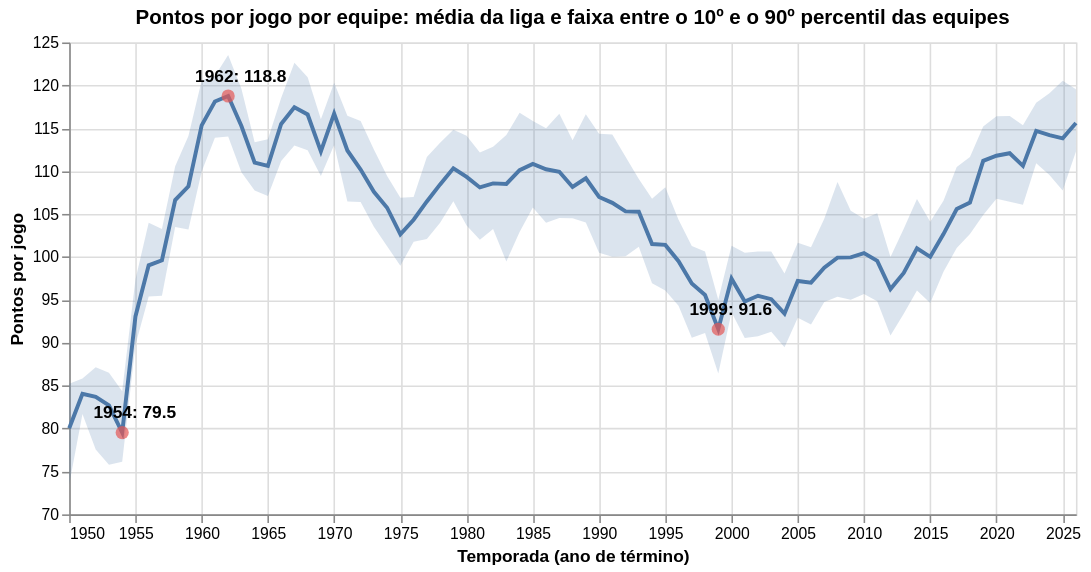

Write notebook code for a chart like this one.
### Markdown cell above
## 4. Q1 — Como a média de pontos por jogo evoluiu ao longo das temporadas?

Calculamos os pontos por jogo de cada equipe e a média da liga. A faixa entre o 10º e o 90º percentil das equipes mostra se o movimento é da liga inteira ou de poucos times.

### Code cell
df_faixa = df_times.groupby("season")["pontos_jogo"].quantile([0.1, 0.9]).unstack().reset_index()
df_faixa.columns = ["season", "p10", "p90"]

df_extremos = df_liga.loc[[df_liga["pontos_jogo"].idxmax(),
                           df_liga["pontos_jogo"].idxmin(),
                           df_liga[df_liga["season"] >= 1962]["pontos_jogo"].idxmin()]].copy()
df_extremos["rotulo"] = df_extremos["season"].astype(int).astype(str) + ": " + df_extremos["pontos_jogo"].round(1).astype(str)

eixo_y = alt.Y("pontos_jogo:Q", title="Pontos por jogo", scale=alt.Scale(zero=False))
grafico_faixa = alt.Chart(df_faixa).mark_area(opacity=0.2).encode(
    x=X_TEMPORADA, y=alt.Y("p10:Q", title="Pontos por jogo", scale=alt.Scale(zero=False)), y2="p90:Q")
grafico_linha = alt.Chart(df_liga).mark_line(strokeWidth=2.5).encode(
    x=X_TEMPORADA, y=eixo_y,
    tooltip=[alt.Tooltip("season:Q", title="Temporada", format="d"),
             alt.Tooltip("pontos_jogo:Q", title="Pontos por jogo", format=".1f")])
grafico_pontos = alt.Chart(df_extremos).mark_point(filled=True, size=70, color="#e45756").encode(x="season:Q", y=eixo_y)
grafico_rotulos = alt.Chart(df_extremos).mark_text(dy=-12, dx=8, fontWeight="bold").encode(
    x="season:Q", y=eixo_y, text="rotulo:N")

(grafico_faixa + grafico_linha + grafico_pontos + grafico_rotulos).properties(
    width=640, height=300,
    title="Pontos por jogo por equipe: média da liga e faixa entre o 10º e o 90º percentil das equipes")

### Figure 1 — Vega-Lite specification as saved in the notebook (floating-point values rounded to 4 significant figures)
{"config": {"view": {"continuousWidth": 300, "continuousHeight": 300}}, "layer": [{"data": {"name": "data-c9cb52019b19585ab915a04237e93a95"}, "mark": {"type": "area", "opacity": 0.2}, "encoding": {"x": {"axis": {"format": "d"}, "field": "season", "scale": {"nice": false, "zero": false}, "title": "Temporada (ano de término)", "type": "quantitative"}, "y": {"field": "p10", "scale": {"zero": false}, "title": "Pontos por jogo", "type": "quantitative"}, "y2": {"field": "p90"}}}, {"data": {"name": "data-dd86cec42d29da4c5bfb68bc1b9776b1"}, "mark": {"type": "line", "strokeWidth": 2.5}, "encoding": {"tooltip": [{"field": "season", "format": "d", "title": "Temporada", "type": "quantitative"}, {"field": "pontos_jogo", "format": ".1f", "title": "Pontos por jogo", "type": "quantitative"}], "x": {"axis": {"format": "d"}, "field": "season", "scale": {"nice": false, "zero": false}, "title": "Temporada (ano de término)", "type": "quantitative"}, "y": {"field": "pontos_jogo", "scale": {"zero": false}, "title": "Pontos por jogo", "type": "quantitative"}}}, {"data": {"name": "data-cd49cc7e6af004286555ec6b2b38fd9b"}, "mark": {"type": "point", "color": "#e45756", "filled": true, "size": 70}, "encoding": {"x": {"field": "season", "type": "quantitative"}, "y": {"field": "pontos_jogo", "scale": {"zero": false}, "title": "Pontos por jogo", "type": "quantitative"}}}, {"data": {"name": "data-cd49cc7e6af004286555ec6b2b38fd9b"}, "mark": {"type": "text", "dx": 8, "dy": -12, "fontWeight": "bold"}, "encoding": {"text": {"field": "rotulo", "type": "nominal"}, "x": {"field": "season", "type": "quantitative"}, "y": {"field": "pontos_jogo", "scale": {"zero": false}, "title": "Pontos por jogo", "type": "quantitative"}}}], "height": 300, "title": "Pontos por jogo por equipe: média da liga e faixa entre o 10º e o 90º percentil das equipes", "width": 640, "$schema": "https://vega.github.io/schema/vega-lite/v6.4.1.json", "datasets": {"data-c9cb52019b19585ab915a04237e93a95": [{"season": 1950, "p10": 73.52, "p90": 85.23}, {"season": 1951, "p10": 81.69, "p90": 85.85}, {"season": 1952, "p10": 77.56, "p90": 87.15}, {"season": 1953, "p10": 75.77, "p90": 86.51}, {"season": 1954, "p10": 76.14, "p90": 84.35}, {"season": 1955, "p10": 89.75, "p90": 97.38}, {"season": 1956, "p10": 95.39, "p90": 104.0}, {"season": 1957, "p10": 95.49, "p90": 103.2}, {"season": 1958, "p10": 103.5, "p90": 110.6}, {"season": 1959, "p10": 103.2, "p90": 114.1}, {"season": 1960, "p10": 110.0, "p90": 120.6}, {"season": 1961, "p10": 113.9, "p90": 121.1}, {"season": 1962, "p10": 114.1, "p90": 123.5}, {"season": 1963, "p10": 109.9, "p90": 119.6}, {"season": 1964, "p10": 107.7, "p90": 113.4}, {"season": 1965, "p10": 107.1, "p90": 113.7}, {"season": 1966, "p10": 111.2, "p90": 118.5}, {"season": 1967, "p10": 113.0, "p90": 122.6}, {"season": 1968, "p10": 112.4, "p90": 120.9}, {"season": 1969, "p10": 109.5, "p90": 116.1}, {"season": 1970, "p10": 113.1, "p90": 120.3}, {"season": 1971, "p10": 106.5, "p90": 116.5}, {"season": 1972, "p10": 106.4, "p90": 115.9}, {"season": 1973, "p10": 103.5, "p90": 112.5}, {"season": 1974, "p10": 101.2, "p90": 109.5}, {"season": 1975, "p10": 98.97, "p90": 106.9}, {"season": 1976, "p10": 101.8, "p90": 107.0}, {"season": 1977, "p10": 102.1, "p90": 111.7}, {"season": 1978, "p10": 104.0, "p90": 113.3}, {"season": 1979, "p10": 106.5, "p90": 114.8}, {"season": 1980, "p10": 103.7, "p90": 114.1}, {"season": 1981, "p10": 102.0, "p90": 112.2}, {"season": 1982, "p10": 103.3, "p90": 112.8}, {"season": 1983, "p10": 99.46, "p90": 114.2}, {"season": 1984, "p10": 102.9, "p90": 116.8}, {"season": 1985, "p10": 105.8, "p90": 115.9}, {"season": 1986, "p10": 104.0, "p90": 115.0}, {"season": 1987, "p10": 104.5, "p90": 116.7}, {"season": 1988, "p10": 104.5, "p90": 113.6}, {"season": 1989, "p10": 104.0, "p90": 116.6}, {"season": 1990, "p10": 100.5, "p90": 114.4}, {"season": 1991, "p10": 100.0, "p90": 114.3}, {"season": 1992, "p10": 100.1, "p90": 111.7}, {"season": 1993, "p10": 101.2, "p90": 109.1}, {"season": 1994, "p10": 96.94, "p90": 106.8}, {"season": 1995, "p10": 96.1, "p90": 108.1}, {"season": 1996, "p10": 94.31, "p90": 104.3}, {"season": 1997, "p10": 90.59, "p90": 101.3}, {"season": 1998, "p10": 91.13, "p90": 100.6}, {"season": 1999, "p10": 86.43, "p90": 95.0}, {"season": 2000, "p10": 93.57, "p90": 101.3}, {"season": 2001, "p10": 90.55, "p90": 100.5}, {"season": 2002, "p10": 90.77, "p90": 100.6}, {"season": 2003, "p10": 91.27, "p90": 100.6}, {"season": 2004, "p10": 89.49, "p90": 98.07}, {"season": 2005, "p10": 92.92, "p90": 101.6}, {"season": 2006, "p10": 92.13, "p90": 101.1}, {"season": 2007, "p10": 94.75, "p90": 104.4}, {"season": 2008, "p10": 95.37, "p90": 108.7}, {"season": 2009, "p10": 95.02, "p90": 105.4}, {"season": 2010, "p10": 95.68, "p90": 104.5}, {"season": 2011, "p10": 94.85, "p90": 105.1}, {"season": 2012, "p10": 90.85, "p90": 99.99}, {"season": 2013, "p10": 93.38, "p90": 103.3}, {"season": 2014, "p10": 96.08, "p90": 106.8}, {"season": 2015, "p10": 94.63, "p90": 104.1}, {"season": 2016, "p10": 98.29, "p90": 106.6}, {"season": 2017, "p10": 101.0, "p90": 110.5}, {"season": 2018, "p10": 102.7, "p90": 111.7}, {"season": 2019, "p10": 104.9, "p90": 115.2}, {"season": 2020, "p10": 106.8, "p90": 116.4}, {"season": 2021, "p10": 106.5, "p90": 116.4}, {"season": 2022, "p10": 106.1, "p90": 115.3}, {"season": 2023, "p10": 110.9, "p90": 118.0}, {"season": 2024, "p10": 109.5, "p90": 119.1}, {"season": 2025, "p10": 107.7, "p90": 120.5}, {"season": 2026, "p10": 112.3, "p90": 119.6}], "data-dd86cec42d29da4c5bfb68bc1b9776b1": [{"season": 1950, "pontos_jogo": 80.04, "tent_quadra_jogo": 83.08, "tent_2pts_jogo": 83.08, "tent_3pts_jogo": 0.0, "tent_ll_jogo": 33.02, "taxa_3pts": null, "pontos_2pts": 56.45, "pontos_3pts": 0.0, "pontos_ll": 23.59, "ritmo": null, "ortg": null, "efg": 0.3404, "ts": 0.4105, "taxa_ll": 0.3991, "perc_turnovers": null, "perc_reb_ofensivo": null, "decada": 1950}, {"season": 1951, "pontos_jogo": 84.06, "tent_quadra_jogo": 83.57, "tent_2pts_jogo": 83.57, "tent_3pts_jogo": 0.0, "tent_ll_jogo": 33.37, "taxa_3pts": null, "pontos_2pts": 59.58, "pontos_3pts": 0.0, "pontos_ll": 24.47, "ritmo": 97.44, "ortg": 85.06, "efg": 0.356, "ts": 0.4276, "taxa_ll": 0.4005, "perc_turnovers": null, "perc_reb_ofensivo": null, "decada": 1950}, {"season": 1952, "pontos_jogo": 83.7, "tent_quadra_jogo": 80.83, "tent_2pts_jogo": 80.83, "tent_3pts_jogo": 0.0, "tent_ll_jogo": 33.24, "taxa_3pts": null, "pontos_2pts": 59.27, "pontos_3pts": 0.0, "pontos_ll": 24.43, "ritmo": 95.12, "ortg": 86.89, "efg": 0.3663, "ts": 0.4384, "taxa_ll": 0.4125, "perc_turnovers": null, "perc_reb_ofensivo": null, "decada": 1950}, {"season": 1953, "pontos_jogo": 82.71, "tent_quadra_jogo": 77.11, "tent_2pts_jogo": 77.11, "tent_3pts_jogo": 0.0, "tent_ll_jogo": 35.89, "taxa_3pts": null, "pontos_2pts": 57.01, "pontos_3pts": 0.0, "pontos_ll": 25.7, "ritmo": 92.41, "ortg": 87.99, "efg": 0.3695, "ts": 0.4451, "taxa_ll": 0.466, "perc_turnovers": null, "perc_reb_ofensivo": null, "decada": 1950}, {"season": 1954, "pontos_jogo": 79.54, "tent_quadra_jogo": 75.36, "tent_2pts_jogo": 75.36, "tent_3pts_jogo": 0.0, "tent_ll_jogo": 33.04, "taxa_3pts": null, "pontos_2pts": 56.12, "pontos_3pts": 0.0, "pontos_ll": 23.42, "ritmo": 90.01, "ortg": 87.47, "efg": 0.372, "ts": 0.4422, "taxa_ll": 0.4391, "perc_turnovers": null, "perc_reb_ofensivo": null, "decada": 1950}, {"season": 1955, "pontos_jogo": 93.07, "tent_quadra_jogo": 86.4, "tent_2pts_jogo": 86.4, "tent_3pts_jogo": 0.0, "tent_ll_jogo": 35.92, "taxa_3pts": null, "pontos_2pts": 66.57, "pontos_3pts": 0.0, "pontos_ll": 26.5, "ritmo": 102.9, "ortg": 89.79, "efg": 0.3854, "ts": 0.4554, "taxa_ll": 0.4161, "perc_turnovers": null, "perc_reb_ofensivo": null, "decada": 1950}, {"season": 1956, "pontos_jogo": 99.03, "tent_quadra_jogo": 91.39, "tent_2pts_jogo": 91.39, "tent_3pts_jogo": 0.0, "tent_ll_jogo": 38.05, "taxa_3pts": null, "pontos_2pts": 70.67, "pontos_3pts": 0.0, "pontos_ll": 28.35, "ritmo": 108.8, "ortg": 90.29, "efg": 0.3866, "ts": 0.458, "taxa_ll": 0.4171, "perc_turnovers": null, "perc_reb_ofensivo": null, "decada": 1950}, {"season": 1957, "pontos_jogo": 99.62, "tent_quadra_jogo": 94.57, "tent_2pts_jogo": 94.57, "tent_3pts_jogo": 0.0, "tent_ll_jogo": 36.94, "taxa_3pts": null, "pontos_2pts": 71.87, "pontos_3pts": 0.0, "pontos_ll": 27.74, "ritmo": 111.1, "ortg": 88.88, "efg": 0.3801, "ts": 0.4496, "taxa_ll": 0.3911, "perc_turnovers": null, "perc_reb_ofensivo": null, "decada": 1950}, {"season": 1958, "pontos_jogo": 106.6, "tent_quadra_jogo": 101.9, "tent_2pts_jogo": 101.9, "tent_3pts_jogo": 0.0, "tent_ll_jogo": 38.29, "taxa_3pts": null, "pontos_2pts": 78.06, "pontos_3pts": 0.0, "pontos_ll": 28.58, "ritmo": 119.7, "ortg": 88.79, "efg": 0.3831, "ts": 0.4491, "taxa_ll": 0.3764, "perc_turnovers": null, "perc_reb_ofensivo": null, "decada": 1950}, {"season": 1959, "pontos_jogo": 108.2, "tent_quadra_jogo": 102.3, "tent_2pts_jogo": 102.3, "tent_3pts_jogo": 0.0, "tent_ll_jogo": 36.3, "taxa_3pts": null, "pontos_2pts": 80.8, "pontos_3pts": 0.0, "pontos_ll": 27.44, "ritmo": 118.9, "ortg": 90.21, "efg": 0.3947, "ts": 0.4577, "taxa_ll": 0.356, "perc_turnovers": null, "perc_reb_ofensivo": null, "decada": 1950}, {"season": 1960, "pontos_jogo": 115.3, "tent_quadra_jogo": 108.7, "tent_2pts_jogo": 108.7, "tent_3pts_jogo": 0.0, "tent_ll_jogo": 35.84, "taxa_3pts": null, "pontos_2pts": 89.01, "pontos_3pts": 0.0, "pontos_ll": 26.32, "ritmo": 126.1, "ortg": 91.08, "efg": 0.4094, "ts": 0.4636, "taxa_ll": 0.3311, "perc_turnovers": null, "perc_reb_ofensivo": null, "decada": 1960}, {"season": 1961, "pontos_jogo": 118.1, "tent_quadra_jogo": 109.4, "tent_2pts_jogo": 109.4, "tent_3pts_jogo": 0.0, "tent_ll_jogo": 37.37, "taxa_3pts": null, "pontos_2pts": 90.72, "pontos_3pts": 0.0, "pontos_ll": 27.4, "ritmo": 127.7, "ortg": 92.12, "efg": 0.4149, "ts": 0.4695, "taxa_ll": 0.3422, "perc_turnovers": null, "perc_reb_ofensivo": null, "decada": 1960}, {"season": 1962, "pontos_jogo": 118.8, "tent_quadra_jogo": 107.7, "tent_2pts_jogo": 107.7, "tent_3pts_jogo": 0.0, "tent_ll_jogo": 37.06, "taxa_3pts": null, "pontos_2pts": 91.8, "pontos_3pts": 0.0, "pontos_ll": 26.96, "ritmo": 126.2, "ortg": 93.61, "efg": 0.426, "ts": 0.4787, "taxa_ll": 0.3448, "perc_turnovers": null, "perc_reb_ofensivo": null, "decada": 1960}, {"season": 1963, "pontos_jogo": 115.3, "tent_quadra_jogo": 101.2, "tent_2pts_jogo": 101.2, "tent_3pts_jogo": 0.0, "tent_ll_jogo": 35.87, "taxa_3pts": null, "pontos_2pts": 89.2, "pontos_3pts": 0.0, "pontos_ll": 26.07, "ritmo": 119.6, "ortg": 95.93, "efg": 0.4408, "ts": 0.4927, "taxa_ll": 0.355, "perc_turnovers": null, "perc_reb_ofensivo": null, "decada": 1960}, {"season": 1964, "pontos_jogo": 111.0, "tent_quadra_jogo": 99.07, "tent_2pts_jogo": 99.07, "tent_3pts_jogo": 0.0, "tent_ll_jogo": 34.98, "taxa_3pts": null, "pontos_2pts": 85.73, "pontos_3pts": 0.0, "pontos_ll": 25.27, "ritmo": 116.8, "ortg": 94.67, "efg": 0.4331, "ts": 0.4851, "taxa_ll": 0.3542, "perc_turnovers": null, "perc_reb_ofensivo": null, "decada": 1960}, {"season": 1965, "pontos_jogo": 110.6, "tent_quadra_jogo": 99.84, "tent_2pts_jogo": 99.84, "tent_3pts_jogo": 0.0, "tent_ll_jogo": 35.56, "taxa_3pts": null, "pontos_2pts": 84.99, "pontos_3pts": 0.0, "pontos_ll": 25.63, "ritmo": 117.3, "ortg": 93.68, "efg": 0.4259, "ts": 0.4792, "taxa_ll": 0.3574, "perc_turnovers": null, "perc_reb_ofensivo": null, "decada": 1960}, {"season": 1966, "pontos_jogo": 115.5, "tent_quadra_jogo": 102.4, "tent_2pts_jogo": 102.4, "tent_3pts_jogo": 0.0, "tent_ll_jogo": 36.96, "taxa_3pts": null, "pontos_2pts": 88.65, "pontos_3pts": 0.0, "pontos_ll": 26.86, "ritmo": 121.4, "ortg": 94.96, "efg": 0.433, "ts": 0.4867, "taxa_ll": 0.3613, "perc_turnovers": null, "perc_reb_ofensivo": null, "decada": 1960}, {"season": 1967, "pontos_jogo": 117.4, "tent_quadra_jogo": 103.1, "tent_2pts_jogo": 103.1, "tent_3pts_jogo": 0.0, "tent_ll_jogo": 36.24, "taxa_3pts": null, "pontos_2pts": 90.93, "pontos_3pts": 0.0, "pontos_ll": 26.52, "ritmo": 121.6, "ortg": 96.07, "efg": 0.4413, "ts": 0.4935, "taxa_ll": 0.3522, "perc_turnovers": null, "perc_reb_ofensivo": null, "decada": 1960}, {"season": 1968, "pontos_jogo": 116.6, "tent_quadra_jogo": 100.8, "tent_2pts_jogo": 100.8, "tent_3pts_jogo": 0.0, "tent_ll_jogo": 37.07, "taxa_3pts": null, "pontos_2pts": 89.93, "pontos_3pts": 0.0, "pontos_ll": 26.67, "ritmo": 119.8, "ortg": 96.78, "efg": 0.4464, "ts": 0.4981, "taxa_ll": 0.368, "perc_turnovers": null, "perc_reb_ofensivo": null, "decada": 1960}, {"season": 1969, "pontos_jogo": 112.3, "tent_quadra_jogo": 99.03, "tent_2pts_jogo": 99.03, "tent_3pts_jogo": 0.0, "tent_ll_jogo": 35.01, "taxa_3pts": null, "pontos_2pts": 87.33, "pontos_3pts": 0.0, "pontos_ll": 24.98, "ritmo": 116.9, "ortg": 95.59, "efg": 0.4413, "ts": 0.491, "taxa_ll": 0.354, "perc_turnovers": 13.6, "perc_reb_ofensivo": null, "decada": 1960}, {"season": 1970, "pontos_jogo": 116.7, "tent_quadra_jogo": 99.35, "tent_2pts_jogo": 99.35, "tent_3pts_jogo": 0.0, "tent_ll_jogo": 33.72, "taxa_3pts": null, "pontos_2pts": 91.36, "pontos_3pts": 0.0, "pontos_ll": 25.34, "ritmo": 117.1, "ortg": 99.06, "efg": 0.4601, "ts": 0.5113, "taxa_ll": 0.34, "perc_turnovers": 15.2, "perc_reb_ofensivo": null, "decada": 1970}, {"season": 1971, "pontos_jogo": 112.4, "tent_quadra_jogo": 98.02, "tent_2pts_jogo": 98.02, "tent_3pts_jogo": 0.0, "tent_ll_jogo": 32.66, "taxa_3pts": null, "pontos_2pts": 88.09, "pontos_3pts": 0.0, "pontos_ll": 24.32, "ritmo": 115.1, "ortg": 97.21, "efg": 0.4498, "ts": 0.5004, "taxa_ll": 0.3335, "perc_turnovers": 14.78, "perc_reb_ofensivo": null, "decada": 1970}, {"season": 1972, "pontos_jogo": 110.2, "tent_quadra_jogo": 95.52, "tent_2pts_jogo": 95.52, "tent_3pts_jogo": 0.0, "tent_ll_jogo": 31.17, "taxa_3pts": null, "pontos_2pts": 86.86, "pontos_3pts": 0.0, "pontos_ll": 23.33, "ritmo": 112.0, "ortg": 97.91, "efg": 0.4549, "ts": 0.5045, "taxa_ll": 0.3268, "perc_turnovers": 15.23, "perc_reb_ofensivo": null, "decada": 1970}, {"season": 1973, "pontos_jogo": 107.6, "tent_quadra_jogo": 96.88, "tent_2pts_jogo": 96.88, "tent_3pts_jogo": 0.0, "tent_ll_jogo": 25.28, "taxa_3pts": null, "pontos_2pts": 88.42, "pontos_3pts": 0.0, "pontos_ll": 19.17, "ritmo": 110.7, "ortg": 96.84, "efg": 0.4566, "ts": 0.4982, "taxa_ll": 0.2611, "perc_turnovers": 15.72, "perc_reb_ofensivo": null, "decada": 1970}, {"season": 1974, "pontos_jogo": 105.7, "tent_quadra_jogo": 93.87, "tent_2pts_jogo": 93.87, "tent_3pts_jogo": 0.0, "tent_ll_jogo": 25.39, "taxa_3pts": null, "pontos_2pts": 86.16, "pontos_3pts": 0.0, "pontos_ll": 19.58, "ritmo": 107.8, "ortg": 97.69, "efg": 0.459, "ts": 0.5036, "taxa_ll": 0.2707, "perc_turnovers": 16.54, "perc_reb_ofensivo": 30.52, "decada": 1970}, {"season": 1975, "pontos_jogo": 102.6, "tent_quadra_jogo": 91.13, "tent_2pts_jogo": 91.13, "tent_3pts_jogo": 0.0, "tent_ll_jogo": 25.18, "taxa_3pts": null, "pontos_2pts": 83.37, "pontos_3pts": 0.0, "pontos_ll": 19.26, "ritmo": 104.5, "ortg": 97.65, "efg": 0.4576, "ts": 0.502, "taxa_ll": 0.2766, "perc_turnovers": 16.25, "perc_reb_ofensivo": 30.11, "decada": 1970}, {"season": 1976, "pontos_jogo": 104.3, "tent_quadra_jogo": 91.72, "tent_2pts_jogo": 91.72, "tent_3pts_jogo": 0.0, "tent_ll_jogo": 26.94, "taxa_3pts": null, "pontos_2pts": 84.1, "pontos_3pts": 0.0, "pontos_ll": 20.24, "ritmo": 105.6, "ortg": 98.28, "efg": 0.4586, "ts": 0.5038, "taxa_ll": 0.2941, "perc_turnovers": 16.03, "perc_reb_ofensivo": 30.25, "decada": 1970}, {"season": 1977, "pontos_jogo": 106.5, "tent_quadra_jogo": 92.03, "tent_2pts_jogo": 92.03, "tent_3pts_jogo": 0.0, "tent_ll_jogo": 27.74, "taxa_3pts": null, "pontos_2pts": 85.63, "pontos_3pts": 0.0, "pontos_ll": 20.84, "ritmo": 106.5, "ortg": 99.53, "efg": 0.4652, "ts": 0.5107, "taxa_ll": 0.302, "perc_turnovers": 16.46, "perc_reb_ofensivo": 31.8, "decada": 1970}, {"season": 1978, "pontos_jogo": 108.5, "tent_quadra_jogo": 92.87, "tent_2pts_jogo": 92.87, "tent_3pts_jogo": 0.0, "tent_ll_jogo": 28.4, "taxa_3pts": null, "pontos_2pts": 87.1, "pontos_3pts": 0.0, "pontos_ll": 21.36, "ritmo": 106.7, "ortg": 100.9, "efg": 0.4692, "ts": 0.5148, "taxa_ll": 0.3064, "perc_turnovers": 15.99, "perc_reb_ofensivo": 31.82, "decada": 1970}, {"season": 1979, "pontos_jogo": 110.3, "tent_quadra_jogo": 91.73, "tent_2pts_jogo": 91.73, "tent_3pts_jogo": 0.0, "tent_ll_jogo": 28.31, "taxa_3pts": null, "pontos_2pts": 89.04, "pontos_3pts": 0.0, "pontos_ll": 21.3, "ritmo": 105.8, "ortg": 103.8, "efg": 0.4853, "ts": 0.5295, "taxa_ll": 0.3089, "perc_turnovers": 15.97, "perc_reb_ofensivo": 32.81, "decada": 1970}, {"season": 1980, "pontos_jogo": 109.3, "tent_quadra_jogo": 90.64, "tent_2pts_jogo": 87.87, "tent_3pts_jogo": 2.773, "tent_ll_jogo": 27.83, "taxa_3pts": 0.0306, "pontos_2pts": 85.73, "pontos_3pts": 2.333, "pontos_ll": 21.27, "ritmo": 103.1, "ortg": 105.3, "efg": 0.4858, "ts": 0.5314, "taxa_ll": 0.3076, "perc_turnovers": 15.55, "perc_reb_ofensivo": 33.47, "decada": 1980}, {"season": 1981, "pontos_jogo": 108.1, "tent_quadra_jogo": 88.42, "tent_2pts_jogo": 86.4, "tent_3pts_jogo": 2.023, "tent_ll_jogo": 28.89, "taxa_3pts": 0.02288, "pontos_2pts": 84.93, "pontos_3pts": 1.489, "pontos_ll": 21.69, "ritmo": 101.8, "ortg": 105.5, "efg": 0.4887, "ts": 0.5345, "taxa_ll": 0.3271, "perc_turnovers": 15.64, "perc_reb_ofensivo": 33.47, "decada": 1980}, {"season": 1982, "pontos_jogo": 108.6, "tent_quadra_jogo": 88.24, "tent_2pts_jogo": 85.95, "tent_3pts_jogo": 2.284, "tent_ll_jogo": 28.57, "taxa_3pts": 0.02589, "pontos_2pts": 85.48, "pontos_3pts": 1.796, "pontos_ll": 21.31, "ritmo": 100.9, "ortg": 106.9, "efg": 0.4945, "ts": 0.5383, "taxa_ll": 0.324, "perc_turnovers": 14.95, "perc_reb_ofensivo": 32.98, "decada": 1980}, {"season": 1983, "pontos_jogo": 108.5, "tent_quadra_jogo": 89.66, "tent_2pts_jogo": 87.41, "tent_3pts_jogo": 2.252, "tent_ll_jogo": 28.28, "taxa_3pts": 0.02512, "pontos_2pts": 85.98, "pontos_3pts": 1.608, "pontos_ll": 20.93, "ritmo": 103.1, "ortg": 104.7, "efg": 0.4882, "ts": 0.5312, "taxa_ll": 0.3155, "perc_turnovers": 15.77, "perc_reb_ofensivo": 33.37, "decada": 1980}, {"season": 1984, "pontos_jogo": 110.1, "tent_quadra_jogo": 88.36, "tent_2pts_jogo": 85.98, "tent_3pts_jogo": 2.378, "tent_ll_jogo": 29.69, "taxa_3pts": 0.02691, "pontos_2pts": 85.78, "pontos_3pts": 1.782, "pontos_ll": 22.55, "ritmo": 101.4, "ortg": 107.6, "efg": 0.4954, "ts": 0.5428, "taxa_ll": 0.3364, "perc_turnovers": 15.02, "perc_reb_ofensivo": 32.99, "decada": 1980}, {"season": 1985, "pontos_jogo": 110.8, "tent_quadra_jogo": 89.1, "tent_2pts_jogo": 85.97, "tent_3pts_jogo": 3.137, "tent_ll_jogo": 29.36, "taxa_3pts": 0.03521, "pontos_2pts": 85.75, "pontos_3pts": 2.658, "pontos_ll": 22.43, "ritmo": 102.1, "ortg": 107.9, "efg": 0.4961, "ts": 0.5434, "taxa_ll": 0.3301, "perc_turnovers": 14.9, "perc_reb_ofensivo": 32.92, "decada": 1980}, {"season": 1986, "pontos_jogo": 110.2, "tent_quadra_jogo": 88.64, "tent_2pts_jogo": 85.3, "tent_3pts_jogo": 3.337, "tent_ll_jogo": 30.26, "taxa_3pts": 0.03765, "pontos_2pts": 84.51, "pontos_3pts": 2.822, "pontos_ll": 22.89, "ritmo": 102.1, "ortg": 107.2, "efg": 0.4926, "ts": 0.5406, "taxa_ll": 0.3419, "perc_turnovers": 14.9, "perc_reb_ofensivo": 32.44, "decada": 1980}, {"season": 1987, "pontos_jogo": 109.9, "tent_quadra_jogo": 88.79, "tent_2pts_jogo": 84.06, "tent_3pts_jogo": 4.726, "tent_ll_jogo": 30.46, "taxa_3pts": 0.05323, "pontos_2pts": 82.43, "pontos_3pts": 4.274, "pontos_ll": 23.23, "ritmo": 100.8, "ortg": 108.3, "efg": 0.4884, "ts": 0.538, "taxa_ll": 0.3433, "perc_turnovers": 14.26, "perc_reb_ofensivo": 33.4, "decada": 1980}, {"season": 1988, "pontos_jogo": 108.2, "tent_quadra_jogo": 87.72, "tent_2pts_jogo": 82.73, "tent_3pts_jogo": 4.995, "tent_ll_jogo": 29.13, "taxa_3pts": 0.05694, "pontos_2pts": 81.12, "pontos_3pts": 4.739, "pontos_ll": 22.31, "ritmo": 99.58, "ortg": 108.1, "efg": 0.4895, "ts": 0.5381, "taxa_ll": 0.3327, "perc_turnovers": 14.27, "perc_reb_ofensivo": 32.79, "decada": 1980}, {"season": 1989, "pontos_jogo": 109.2, "tent_quadra_jogo": 88.97, "tent_2pts_jogo": 82.42, "tent_3pts_jogo": 6.552, "tent_ll_jogo": 28.81, "taxa_3pts": 0.07364, "pontos_2pts": 80.71, "pontos_3pts": 6.34, "pontos_ll": 22.12, "ritmo": 100.6, "ortg": 107.8, "efg": 0.4894, "ts": 0.5371, "taxa_ll": 0.3248, "perc_turnovers": 14.49, "perc_reb_ofensivo": 33.01, "decada": 1980}, {"season": 1990, "pontos_jogo": 107.0, "tent_quadra_jogo": 87.15, "tent_2pts_jogo": 80.55, "tent_3pts_jogo": 6.598, "tent_ll_jogo": 28.51, "taxa_3pts": 0.07571, "pontos_2pts": 78.67, "pontos_3pts": 6.543, "pontos_ll": 21.78, "ritmo": 98.33, "ortg": 108.1, "efg": 0.4892, "ts": 0.5368, "taxa_ll": 0.3276, "perc_turnovers": 13.87, "perc_reb_ofensivo": 32.05, "decada": 1990}, {"season": 1991, "pontos_jogo": 106.3, "tent_quadra_jogo": 87.2, "tent_2pts_jogo": 80.06, "tent_3pts_jogo": 7.142, "tent_ll_jogo": 27.88, "taxa_3pts": 0.0819, "pontos_2pts": 78.14, "pontos_3pts": 6.85, "pontos_ll": 21.32, "ritmo": 97.83, "ortg": 107.9, "efg": 0.4877, "ts": 0.5347, "taxa_ll": 0.3205, "perc_turnovers": 13.9, "perc_reb_ofensivo": 32.29, "decada": 1990}, {"season": 1992, "pontos_jogo": 105.3, "tent_quadra_jogo": 87.35, "tent_2pts_jogo": 79.72, "tent_3pts_jogo": 7.632, "tent_ll_jogo": 26.68, "taxa_3pts": 0.08738, "pontos_2pts": 77.49, "pontos_3pts": 7.57, "pontos_ll": 20.25, "ritmo": 96.65, "ortg": 108.2, "efg": 0.487, "ts": 0.5314, "taxa_ll": 0.3058, "perc_turnovers": 13.56, "perc_reb_ofensivo": 32.87, "decada": 1990}, {"season": 1993, "pontos_jogo": 105.3, "tent_quadra_jogo": 85.95, "tent_2pts_jogo": 77.0, "tent_3pts_jogo": 8.954, "tent_ll_jogo": 27.72, "taxa_3pts": 0.1042, "pontos_2pts": 75.33, "pontos_3pts": 9.035, "pontos_ll": 20.91, "ritmo": 96.77, "ortg": 108.0, "efg": 0.491, "ts": 0.5365, "taxa_ll": 0.3229, "perc_turnovers": 13.96, "perc_reb_ofensivo": 31.93, "decada": 1990}, {"season": 1994, "pontos_jogo": 101.5, "tent_quadra_jogo": 84.44, "tent_2pts_jogo": 74.55, "tent_3pts_jogo": 9.895, "tent_ll_jogo": 26.64, "taxa_3pts": 0.1172, "pontos_2pts": 72.05, "pontos_3pts": 9.893, "pontos_ll": 19.56, "ritmo": 95.1, "ortg": 106.3, "efg": 0.4853, "ts": 0.5277, "taxa_ll": 0.3159, "perc_turnovers": 14.27, "perc_reb_ofensivo": 32.25, "decada": 1990}, {"season": 1995, "pontos_jogo": 101.4, "tent_quadra_jogo": 81.49, "tent_2pts_jogo": 66.19, "tent_3pts_jogo": 15.31, "tent_ll_jogo": 27.07, "taxa_3pts": 0.1878, "pontos_2pts": 65.0, "pontos_3pts": 16.47, "pontos_ll": 19.94, "ritmo": 92.91, "ortg": 108.2, "efg": 0.4999, "ts": 0.5429, "taxa_ll": 0.3329, "perc_turnovers": 14.59, "perc_reb_ofensivo": 31.3, "decada": 1990}, {"season": 1996, "pontos_jogo": 99.5, "tent_quadra_jogo": 80.18, "tent_2pts_jogo": 64.14, "tent_3pts_jogo": 16.05, "tent_ll_jogo": 26.39, "taxa_3pts": 0.2001, "pontos_2pts": 62.32, "pontos_3pts": 17.66, "pontos_ll": 19.52, "ritmo": 91.81, "ortg": 107.7, "efg": 0.4989, "ts": 0.5421, "taxa_ll": 0.3297, "perc_turnovers": 14.71, "perc_reb_ofensivo": 30.54, "decada": 1990}, {"season": 1997, "pontos_jogo": 96.9, "tent_quadra_jogo": 79.31, "tent_2pts_jogo": 62.51, "tent_3pts_jogo": 16.8, "tent_ll_jogo": 25.35, "taxa_3pts": 0.2118, "pontos_2pts": 60.05, "pontos_3pts": 18.15, "pontos_ll": 18.71, "ritmo": 90.13, "ortg": 106.7, "efg": 0.4932, "ts": 0.5359, "taxa_ll": 0.32, "perc_turnovers": 14.76, "perc_reb_ofensivo": 30.77, "decada": 1990}, {"season": 1998, "pontos_jogo": 95.57, "tent_quadra_jogo": 79.7, "tent_2pts_jogo": 66.99, "tent_3pts_jogo": 12.71, "tent_ll_jogo": 26.28, "taxa_3pts": 0.1595, "pontos_2pts": 63.02, "pontos_3pts": 13.18, "pontos_ll": 19.37, "ritmo": 90.29, "ortg": 105.0, "efg": 0.4783, "ts": 0.5238, "taxa_ll": 0.3306, "perc_turnovers": 14.51, "perc_reb_ofensivo": 31.37, "decada": 1990}, {"season": 1999, "pontos_jogo": 91.58, "tent_quadra_jogo": 78.19, "tent_2pts_jogo": 65.03, "tent_3pts_jogo": 13.16, "tent_ll_jogo": 25.79, "taxa_3pts": 0.1683, "pontos_2pts": 59.43, "pontos_3pts": 13.37, "pontos_ll": 18.78, "ritmo": 88.92, "ortg": 102.2, "efg": 0.4659, "ts": 0.5118, "taxa_ll": 0.3313, "perc_turnovers": 14.62, "perc_reb_ofensivo": 30.13, "decada": 1990}, {"season": 2000, "pontos_jogo": 97.47, "tent_quadra_jogo": 82.09, "tent_2pts_jogo": 68.38, "tent_3pts_jogo": 13.71, "tent_ll_jogo": 25.28, "taxa_3pts": 0.1671, "pontos_2pts": 63.98, "pontos_3pts": 14.52, "pontos_ll": 18.96, "ritmo": 93.09, "ortg": 104.1, "efg": 0.4783, "ts": 0.5229, "taxa_ll": 0.3084, "perc_turnovers": 14.24, "perc_reb_ofensivo": 28.89, "decada": 2000}, {"season": 2001, "pontos_jogo": 94.81, "tent_quadra_jogo": 80.6, "tent_2pts_jogo": 66.89, "tent_3pts_jogo": 13.71, "tent_ll_jogo": 24.87, "taxa_3pts": 0.1701, "pontos_2pts": 61.68, "pontos_3pts": 14.54, "pontos_ll": 18.59, "ritmo": 91.25, "ortg": 103.0, "efg": 0.4731, "ts": 0.518, "taxa_ll": 0.3092, "perc_turnovers": 14.12, "perc_reb_ofensivo": 28.2, "decada": 2000}, {"season": 2002, "pontos_jogo": 95.48, "tent_quadra_jogo": 81.27, "tent_2pts_jogo": 66.52, "tent_3pts_jogo": 14.75, "tent_ll_jogo": 23.82, "taxa_3pts": 0.1815, "pontos_2pts": 61.91, "pontos_3pts": 15.65, "pontos_ll": 17.92, "ritmo": 90.7, "ortg": 104.5, "efg": 0.477, "ts": 0.5203, "taxa_ll": 0.2936, "perc_turnovers": 13.62, "perc_reb_ofensivo": 28.84, "decada": 2000}, {"season": 2003, "pontos_jogo": 95.08, "tent_quadra_jogo": 80.79, "tent_2pts_jogo": 66.1, "tent_3pts_jogo": 14.68, "tent_ll_jogo": 24.43, "taxa_3pts": 0.1817, "pontos_2pts": 61.17, "pontos_3pts": 15.39, "pontos_ll": 18.51, "ritmo": 90.99, "ortg": 103.6, "efg": 0.4738, "ts": 0.5192, "taxa_ll": 0.303, "perc_turnovers": 14.0, "perc_reb_ofensivo": 28.5, "decada": 2000}, {"season": 2004, "pontos_jogo": 93.4, "tent_quadra_jogo": 79.82, "tent_2pts_jogo": 64.89, "tent_3pts_jogo": 14.93, "tent_ll_jogo": 24.21, "taxa_3pts": 0.187, "pontos_2pts": 59.66, "pontos_3pts": 15.54, "pontos_ll": 18.2, "ritmo": 90.1, "ortg": 102.9, "efg": 0.471, "ts": 0.5161, "taxa_ll": 0.3036, "perc_turnovers": 14.21, "perc_reb_ofensivo": 28.63, "decada": 2000}, {"season": 2005, "pontos_jogo": 97.2, "tent_quadra_jogo": 80.34, "tent_2pts_jogo": 64.58, "tent_3pts_jogo": 15.75, "tent_ll_jogo": 26.05, "taxa_3pts": 0.1961, "pontos_2pts": 60.7, "pontos_3pts": 16.8, "pontos_ll": 19.7, "ritmo": 90.93, "ortg": 106.1, "efg": 0.4822, "ts": 0.5294, "taxa_ll": 0.3249, "perc_turnovers": 13.63, "perc_reb_ofensivo": 28.69, "decada": 2000}, {"season": 2006, "pontos_jogo": 97.01, "tent_quadra_jogo": 78.99, "tent_2pts_jogo": 63.01, "tent_3pts_jogo": 15.98, "tent_ll_jogo": 26.3, "taxa_3pts": 0.2023, "pontos_2pts": 60.23, "pontos_3pts": 17.18, "pontos_ll": 19.6, "ritmo": 90.53, "ortg": 106.2, "efg": 0.4898, "ts": 0.5355, "taxa_ll": 0.3338, "perc_turnovers": 13.74, "perc_reb_ofensivo": 27.3, "decada": 2000}, {"season": 2007, "pontos_jogo": 98.74, "tent_quadra_jogo": 79.7, "tent_2pts_jogo": 62.76, "tent_3pts_jogo": 16.94, "tent_ll_jogo": 26.08, "taxa_3pts": 0.2125, "pontos_2pts": 60.92, "pontos_3pts": 18.2, "pontos_ll": 19.62, "ritmo": 91.92, "ortg": 106.4, "efg": 0.4962, "ts": 0.5414, "taxa_ll": 0.3277, "perc_turnovers": 14.22, "perc_reb_ofensivo": 27.08, "decada": 2000}, {"season": 2008, "pontos_jogo": 99.92, "tent_quadra_jogo": 81.5, "tent_2pts_jogo": 63.4, "tent_3pts_jogo": 18.11, "tent_ll_jogo": 24.94, "taxa_3pts": 0.2222, "pontos_2pts": 61.42, "pontos_3pts": 19.66, "pontos_ll": 18.84, "ritmo": 92.39, "ortg": 107.5, "efg": 0.4974, "ts": 0.5402, "taxa_ll": 0.3065, "perc_turnovers": 13.24, "perc_reb_ofensivo": 26.67, "decada": 2000}, {"season": 2009, "pontos_jogo": 99.95, "tent_quadra_jogo": 80.92, "tent_2pts_jogo": 62.79, "tent_3pts_jogo": 18.12, "tent_ll_jogo": 24.74, "taxa_3pts": 0.224, "pontos_2pts": 60.94, "pontos_3pts": 19.94, "pontos_ll": 19.07, "ritmo": 91.66, "ortg": 108.3, "efg": 0.4998, "ts": 0.5444, "taxa_ll": 0.3061, "perc_turnovers": 13.26, "perc_reb_ofensivo": 26.75, "decada": 2000}, {"season": 2010, "pontos_jogo": 100.4, "tent_quadra_jogo": 81.7, "tent_2pts_jogo": 63.56, "tent_3pts_jogo": 18.14, "tent_ll_jogo": 24.54, "taxa_3pts": 0.222, "pontos_2pts": 62.53, "pontos_3pts": 19.3, "pontos_ll": 18.63, "ritmo": 92.74, "ortg": 107.6, "efg": 0.5009, "ts": 0.543, "taxa_ll": 0.301, "perc_turnovers": 13.33, "perc_reb_ofensivo": 26.27, "decada": 2010}, {"season": 2011, "pontos_jogo": 99.55, "tent_quadra_jogo": 81.22, "tent_2pts_jogo": 63.2, "tent_3pts_jogo": 18.01, "tent_ll_jogo": 24.36, "taxa_3pts": 0.2218, "pontos_2pts": 61.58, "pontos_3pts": 19.37, "pontos_ll": 18.6, "ritmo": 92.08, "ortg": 107.3, "efg": 0.4985, "ts": 0.5415, "taxa_ll": 0.3004, "perc_turnovers": 13.42, "perc_reb_ofensivo": 26.33, "decada": 2010}, {"season": 2012, "pontos_jogo": 96.26, "tent_quadra_jogo": 81.43, "tent_2pts_jogo": 63.05, "tent_3pts_jogo": 18.38, "tent_ll_jogo": 22.46, "taxa_3pts": 0.2257, "pontos_2pts": 60.13, "pontos_3pts": 19.23, "pontos_ll": 16.9, "ritmo": 91.27, "ortg": 104.6, "efg": 0.4873, "ts": 0.527, "taxa_ll": 0.2761, "perc_turnovers": 13.78, "perc_reb_ofensivo": 26.93, "decada": 2010}, {"season": 2013, "pontos_jogo": 98.14, "tent_quadra_jogo": 82.02, "tent_2pts_jogo": 62.06, "tent_3pts_jogo": 19.96, "tent_ll_jogo": 22.19, "taxa_3pts": 0.2434, "pontos_2pts": 59.95, "pontos_3pts": 21.48, "pontos_ll": 16.7, "ritmo": 92.0, "ortg": 105.8, "efg": 0.4966, "ts": 0.5347, "taxa_ll": 0.2709, "perc_turnovers": 13.68, "perc_reb_ofensivo": 26.48, "decada": 2010}, {"season": 2014, "pontos_jogo": 101.0, "tent_quadra_jogo": 83.0, "tent_2pts_jogo": 61.46, "tent_3pts_jogo": 21.53, "tent_ll_jogo": 23.59, "taxa_3pts": 0.2595, "pontos_2pts": 59.94, "pontos_3pts": 23.24, "pontos_ll": 17.83, "ritmo": 93.95, "ortg": 106.7, "efg": 0.5013, "ts": 0.541, "taxa_ll": 0.2845, "perc_turnovers": 13.56, "perc_reb_ofensivo": 25.48, "decada": 2010}, {"season": 2015, "pontos_jogo": 100.0, "tent_quadra_jogo": 83.57, "tent_2pts_jogo": 61.15, "tent_3pts_jogo": 22.41, "tent_ll_jogo": 22.84, "taxa_3pts": 0.2682, "pontos_2pts": 59.34, "pontos_3pts": 23.54, "pontos_ll": 17.14, "ritmo": 93.9, "ortg": 105.6, "efg": 0.496, "ts": 0.5341, "taxa_ll": 0.2737, "perc_turnovers": 13.3, "perc_reb_ofensivo": 25.14, "decada": 2010}, {"season": 2016, "pontos_jogo": 102.7, "tent_quadra_jogo": 84.57, "tent_2pts_jogo": 60.49, "tent_3pts_jogo": 24.08, "tent_ll_jogo": 23.36, "taxa_3pts": 0.2847, "pontos_2pts": 59.44, "pontos_3pts": 25.55, "pontos_ll": 17.68, "ritmo": 95.77, "ortg": 106.4, "efg": 0.5025, "ts": 0.5413, "taxa_ll": 0.2766, "perc_turnovers": 13.15, "perc_reb_ofensivo": 23.81, "decada": 2010}, {"season": 2017, "pontos_jogo": 105.6, "tent_quadra_jogo": 85.41, "tent_2pts_jogo": 58.41, "tent_3pts_jogo": 27.0, "tent_ll_jogo": 23.11, "taxa_3pts": 0.3161, "pontos_2pts": 58.79, "pontos_3pts": 28.96, "pontos_ll": 17.84, "ritmo": 96.4, "ortg": 108.8, "efg": 0.5138, "ts": 0.5524, "taxa_ll": 0.2708, "perc_turnovers": 12.74, "perc_reb_ofensivo": 23.29, "decada": 2010}, {"season": 2018, "pontos_jogo": 106.3, "tent_quadra_jogo": 86.06, "tent_2pts_jogo": 57.06, "tent_3pts_jogo": 29.0, "tent_ll_jogo": 21.68, "taxa_3pts": 0.337, "pontos_2pts": 58.23, "pontos_3pts": 31.47, "pontos_ll": 16.63, "ritmo": 97.33, "ortg": 108.6, "efg": 0.5213, "ts": 0.5562, "taxa_ll": 0.2519, "perc_turnovers": 12.98, "perc_reb_ofensivo": 22.33, "decada": 2010}, {"season": 2019, "pontos_jogo": 111.2, "tent_quadra_jogo": 89.21, "tent_2pts_jogo": 57.2, "tent_3pts_jogo": 32.01, "tent_ll_jogo": 23.07, "taxa_3pts": 0.3588, "pontos_2pts": 59.44, "pontos_3pts": 34.09, "pontos_ll": 17.68, "ritmo": 100.0, "ortg": 110.4, "efg": 0.5242, "ts": 0.5596, "taxa_ll": 0.2588, "perc_turnovers": 12.4, "perc_reb_ofensivo": 22.89, "decada": 2010}, {"season": 2020, "pontos_jogo": 111.8, "tent_quadra_jogo": 88.82, "tent_2pts_jogo": 54.7, "tent_3pts_jogo": 34.11, "tent_ll_jogo": 23.11, "taxa_3pts": 0.3841, "pontos_2pts": 57.31, "pontos_3pts": 36.63, "pontos_ll": 17.86, "ritmo": 100.3, "ortg": 110.5, "efg": 0.5283, "ts": 0.5643, "taxa_ll": 0.2602, "perc_turnovers": 12.83, "perc_reb_ofensivo": 22.48, "decada": 2020}, {"season": 2021, "pontos_jogo": 112.1, "tent_quadra_jogo": 88.42, "tent_2pts_jogo": 53.78, "tent_3pts_jogo": 34.64, "tent_ll_jogo": 21.82, "taxa_3pts": 0.3918, "pontos_2pts": 57.03, "pontos_3pts": 38.09, "pontos_ll": 16.97, "ritmo": 99.18, "ortg": 112.4, "efg": 0.5379, "ts": 0.5718, "taxa_ll": 0.2469, "perc_turnovers": 12.36, "perc_reb_ofensivo": 22.19, "decada": 2020}, {"season": 2022, "pontos_jogo": 110.6, "tent_quadra_jogo": 88.1, "tent_2pts_jogo": 52.92, "tent_3pts_jogo": 35.18, "tent_ll_jogo": 21.86, "taxa_3pts": 0.3993, "pontos_2pts": 56.37, "pontos_3pts": 37.31, "pontos_ll": 16.93, "ritmo": 98.23, "ortg": 112.0, "efg": 0.5317, "ts": 0.5662, "taxa_ll": 0.2485, "perc_turnovers": 12.34, "perc_reb_ofensivo": 23.21, "decada": 2020}, {"season": 2023, "pontos_jogo": 114.7, "tent_quadra_jogo": 88.3, "tent_2pts_jogo": 54.09, "tent_3pts_jogo": 34.21, "tent_ll_jogo": 23.53, "taxa_3pts": 0.3875, "pontos_2pts": 59.27, "pontos_3pts": 37.02, "pontos_ll": 18.39, "ritmo": 99.15, "ortg": 114.8, "efg": 0.5455, "ts": 0.5815, "taxa_ll": 0.2669, "perc_turnovers": 12.5, "perc_reb_ofensivo": 23.97, "decada": 2020}, {"season": 2024, "pontos_jogo": 114.2, "tent_quadra_jogo": 88.9, "tent_2pts_jogo": 53.8, "tent_3pts_jogo": 35.1, "tent_ll_jogo": 21.72, "taxa_3pts": 0.3949, "pontos_2pts": 58.67, "pontos_3pts": 38.51, "pontos_ll": 17.03, "ritmo": 98.51, "ortg": 115.3, "efg": 0.5465, "ts": 0.58, "taxa_ll": 0.2445, "perc_turnovers": 12.15, "perc_reb_ofensivo": 24.22, "decada": 2020}, {"season": 2025, "pontos_jogo": 113.8, "tent_quadra_jogo": 89.24, "tent_2pts_jogo": 51.66, "tent_3pts_jogo": 37.58, "tent_ll_jogo": 21.67, "taxa_3pts": 0.4212, "pontos_2pts": 56.31, "pontos_3pts": 40.61, "pontos_ll": 16.9, "ritmo": 98.85, "ortg": 114.5, "efg": 0.543, "ts": 0.5762, "taxa_ll": 0.243, "perc_turnovers": 12.64, "perc_reb_ofensivo": 25.17, "decada": 2020}, {"season": 2026, "pontos_jogo": 115.6, "tent_quadra_jogo": 89.09, "tent_2pts_jogo": 52.11, "tent_3pts_jogo": 36.98, "tent_ll_jogo": 23.48, "taxa_3pts": 0.4151, "pontos_2pts": 57.33, "pontos_3pts": 39.9, "pontos_ll": 18.38, "ritmo": 99.35, "ortg": 115.8, "efg": 0.5457, "ts": 0.5814, "taxa_ll": 0.2638, "perc_turnovers": 12.74, "perc_reb_ofensivo": 26.0, "decada": 2020}], "data-cd49cc7e6af004286555ec6b2b38fd9b": [{"season": 1962, "pontos_jogo": 118.8, "tent_quadra_jogo": 107.7, "tent_2pts_jogo": 107.7, "tent_3pts_jogo": 0.0, "tent_ll_jogo": 37.06, "taxa_3pts": null, "pontos_2pts": 91.8, "pontos_3pts": 0.0, "pontos_ll": 26.96, "ritmo": 126.2, "ortg": 93.61, "efg": 0.426, "ts": 0.4787, "taxa_ll": 0.3448, "perc_turnovers": null, "perc_reb_ofensivo": null, "decada": 1960, "rotulo": "1962: 118.8"}, {"season": 1954, "pontos_jogo": 79.54, "tent_quadra_jogo": 75.36, "tent_2pts_jogo": 75.36, "tent_3pts_jogo": 0.0, "tent_ll_jogo": 33.04, "taxa_3pts": null, "pontos_2pts": 56.12, "pontos_3pts": 0.0, "pontos_ll": 23.42, "ritmo": 90.01, "ortg": 87.47, "efg": 0.372, "ts": 0.4422, "taxa_ll": 0.4391, "perc_turnovers": null, "perc_reb_ofensivo": null, "decada": 1950, "rotulo": "1954: 79.5"}, {"season": 1999, "pontos_jogo": 91.58, "tent_quadra_jogo": 78.19, "tent_2pts_jogo": 65.03, "tent_3pts_jogo": 13.16, "tent_ll_jogo": 25.79, "taxa_3pts": 0.1683, "pontos_2pts": 59.43, "pontos_3pts": 13.37, "pontos_ll": 18.78, "ritmo": 88.92, "ortg": 102.2, "efg": 0.4659, "ts": 0.5118, "taxa_ll": 0.3313, "perc_turnovers": 14.62, "perc_reb_ofensivo": 30.13, "decada": 1990, "rotulo": "1999: 91.6"}]}}
